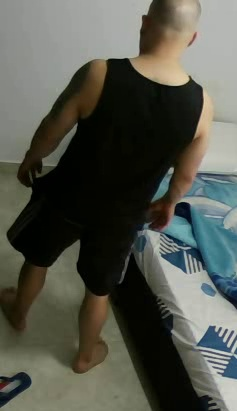
#> input picture bed_posture_ai_v2/dataset_postura_de_pie/entrenamiento/camara_1/DE_PIE_camara_1_20261104_161342_frame_1060_persona_106.jpg, 237 x 411 px; its folder holds only this picture in this run
$ python revisar_recortes_de_pie.py
#> lines starting #> are read from the running program, lines starting #| are printed output that depends on the picture; after the words box and inside, x2 and y2 are one past the last pixel; in counts of white or black regions, pixels touching at a corner belong together
#> the answer given: 1
import cv2
import math
import numpy as np
from pathlib import Path

RUTA_BASE = Path("bed_posture_ai_v2/dataset_postura_de_pie")

IMAGENES_POR_PAGINA = 25
COLUMNAS = 5
ANCHO_CELDA = 180
ALTO_CELDA = 230


def cargar_imagenes(carpeta):
    imagenes = sorted(carpeta.glob("*.jpg"))
    print(f"\nImágenes encontradas: {len(imagenes)}")
    return imagenes


def crear_pagina(imagenes, numero_pagina, titulo):
#> called with numero_pagina = 1, titulo = 'Recortes DE_PIE - Camara 1'
    filas = math.ceil(len(imagenes) / COLUMNAS)

    lienzo = np.ones(
        (filas * ALTO_CELDA, COLUMNAS * ANCHO_CELDA, 3),
        dtype=np.uint8
    ) * 255

    for i, ruta in enumerate(imagenes):
        imagen = cv2.imread(str(ruta))
#> imagen is the input picture: shape (411, 237, 3); mean B, G, R 77, 86.2, 84.2

        if imagen is None:
            continue

        alto, ancho = imagen.shape[:2]
#> alto = 411; ancho = 237

        escala = min(
            (ANCHO_CELDA - 10) / ancho,
            (ALTO_CELDA - 45) / alto
        )
#> escala = 0.45

        nuevo_ancho = int(ancho * escala)
#> nuevo_ancho = 106
        nuevo_alto = int(alto * escala)
#> nuevo_alto = 185

        imagen = cv2.resize(imagen, (nuevo_ancho, nuevo_alto))
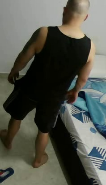
#> imagen: shape (185, 106, 3); mean B, G, R 76.9, 86.1, 84.1

        fila = i // COLUMNAS
        columna = i % COLUMNAS

        x = columna * ANCHO_CELDA
        y = fila * ALTO_CELDA

        lienzo[y:y + nuevo_alto, x:x + nuevo_ancho] = imagen
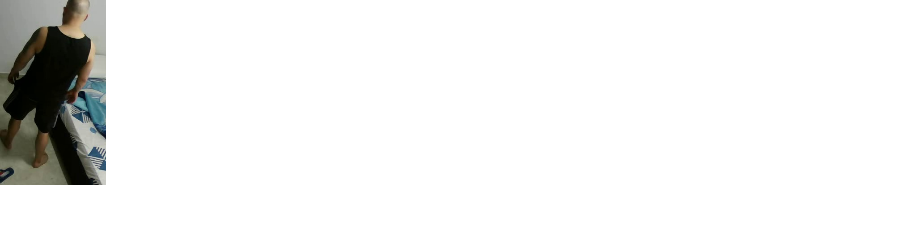
#> lienzo: shape (230, 900, 3); mean B, G, R 238.1, 239, 238.8

        nombre = ruta.name[:22]

        cv2.putText(
            lienzo,
            nombre,
            (x + 3, y + ALTO_CELDA - 20),
            cv2.FONT_HERSHEY_SIMPLEX,
            0.35,
            (0, 0, 0),
            1
        )
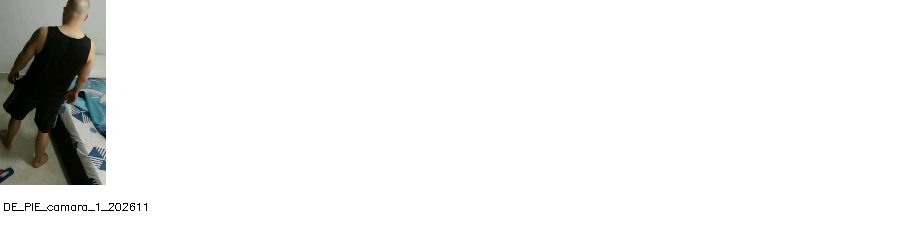
#> lienzo: shape (230, 900, 3); 0.15% of pixels changed, all inside (x1, y1, x2, y2) = (4, 203, 147, 211)

    cv2.imshow(titulo, lienzo)


def revisar_carpeta(carpeta, titulo):
    imagenes = cargar_imagenes(carpeta)

    if not imagenes:
        print("No hay imágenes para revisar.")
        return

    total_paginas = math.ceil(len(imagenes) / IMAGENES_POR_PAGINA)
    pagina = 0

    while True:
        inicio = pagina * IMAGENES_POR_PAGINA
        fin = inicio + IMAGENES_POR_PAGINA

        crear_pagina(
            imagenes[inicio:fin],
            pagina + 1,
            titulo
        )

        print(f"\n{titulo} | Página {pagina + 1}/{total_paginas}")
        print("N = Siguiente página")
        print("A = Página anterior")
        print("Q = Terminar revisión")

        tecla = cv2.waitKey(0) & 0xFF
#> (key q is pressed here)

        if tecla == ord("n"):
            pagina = min(pagina + 1, total_paginas - 1)

        elif tecla == ord("a"):
            pagina = max(pagina - 1, 0)

        elif tecla == ord("q"):
            break

    cv2.destroyAllWindows()


if __name__ == "__main__":

    print("\n1. Revisar DE_PIE")
    print("2. Revisar SENTADO")

    opcion = input("\nSelecciona una opción: ")

    if opcion == "1":
        revisar_carpeta(
            RUTA_BASE / "entrenamiento" / "camara_1",
            "Recortes DE_PIE - Camara 1"
        )

        revisar_carpeta(
            RUTA_BASE / "entrenamiento" / "camara_2",
            "Recortes DE_PIE - Camara 2"
        )
#> call 2 of crear_pagina, with numero_pagina = 1, titulo = 'Recortes DE_PIE - Camara 2'
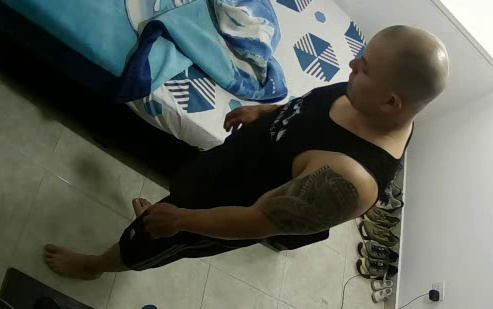
#> input picture bed_posture_ai_v2/dataset_postura_de_pie/entrenamiento/camara_2/DE_PIE_camara_2_20261104_161342_frame_1110_persona_92.jpg, 493 x 309 px
#> in crear_pagina, imagen is the input picture: shape (309, 493, 3); mean B, G, R 86.4, 94.2, 89.8
#> in crear_pagina (call 2), `imagen = cv2.resize(imagen, (nuevo_ancho, nuevo_alto))`:
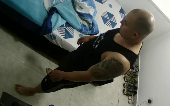
#> imagen: shape (106, 170, 3); mean B, G, R 86.3, 94.1, 89.7
#> in crear_pagina (call 2), `lienzo[y:y + nuevo_alto, x:x + nuevo_ancho] = imagen`:
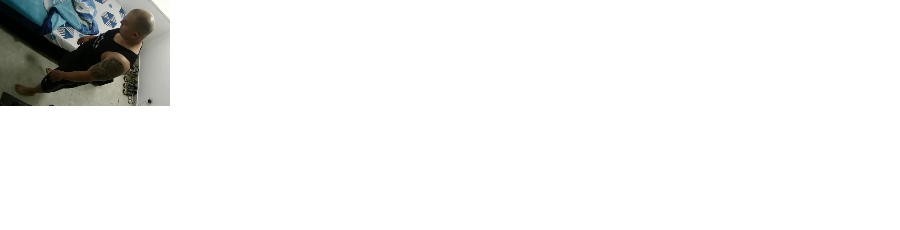
#> lienzo: shape (230, 900, 3); mean B, G, R 240.3, 241, 240.6
#> in crear_pagina (call 2), `cv2.putText( lienzo, nombre, (x + 3, y + ALTO_CELDA - 20), cv2.FONT_HE..`:
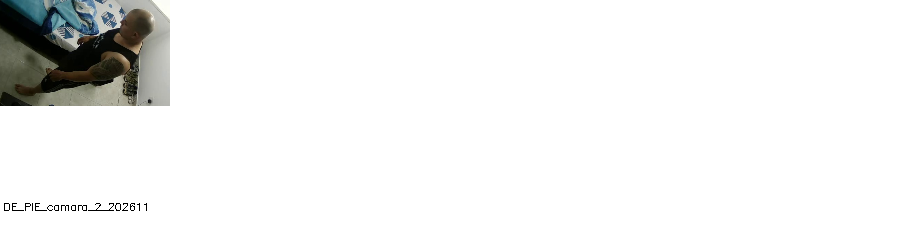
#> lienzo: shape (230, 900, 3); 0.15% of pixels changed, all inside (x1, y1, x2, y2) = (4, 203, 147, 211)
#> (key Esc is pressed here)

    elif opcion == "2":
        revisar_carpeta(
            RUTA_BASE / "negativos" / "camara_1",
            "Recortes SENTADO - Camara 1"
        )

        revisar_carpeta(
            RUTA_BASE / "negativos" / "camara_2",
            "Recortes SENTADO - Camara 2"
        )

    else:
        print("Opción no válida.")
